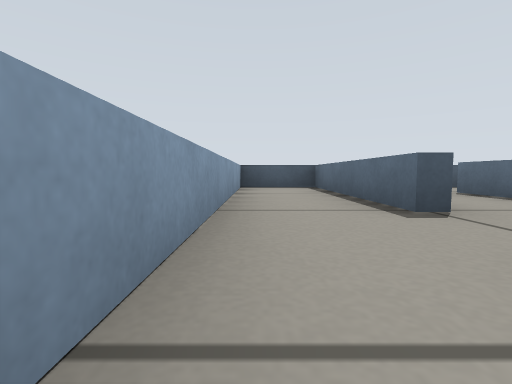
View 1 (above)

23 first-person views from a walk through a robot-simulator world made for Gazebo. The camera is 0.17 m above the floor, tilts 4° down and sees 85° across. The floor is counted in squares, 0.5 m on a side. Each view is taken from the middle of a square. On the plan, view 1 faces up. The plan holds only what a view shows up to about 9 squares ahead; the rest is blank.

View 2
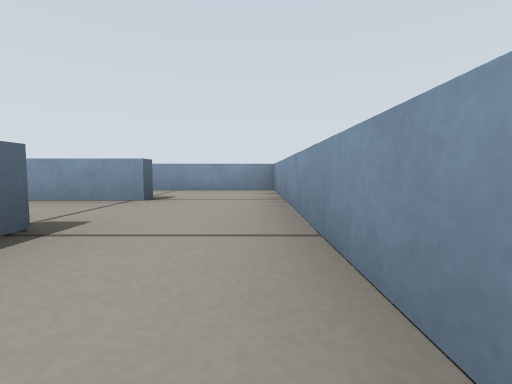

View 3
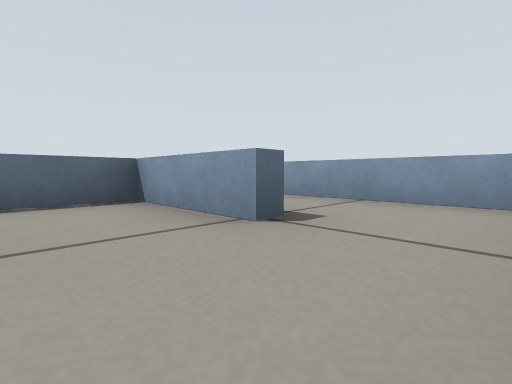

View 4
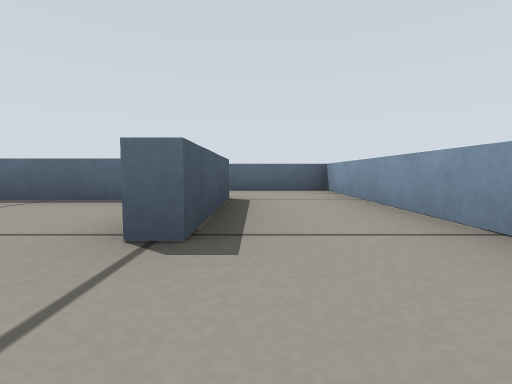

View 5
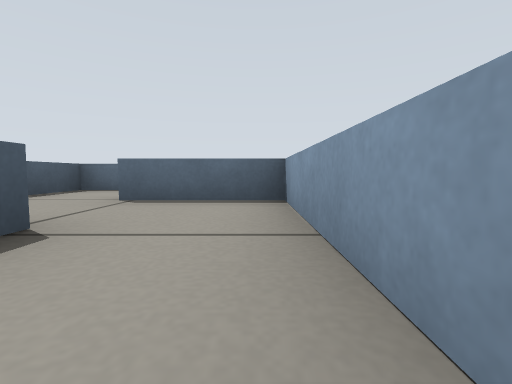

View 6
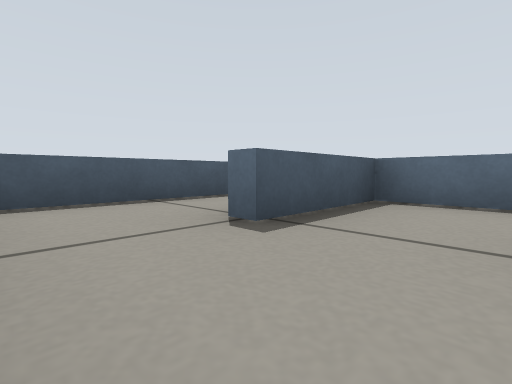

View 7
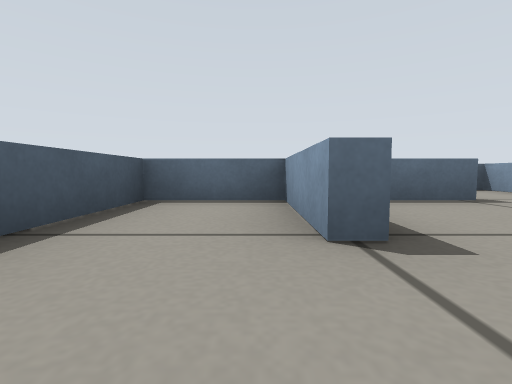

View 8
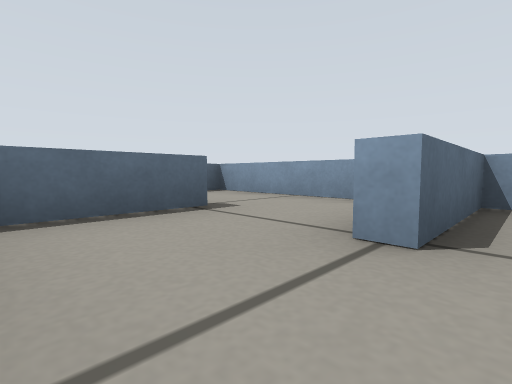

View 9
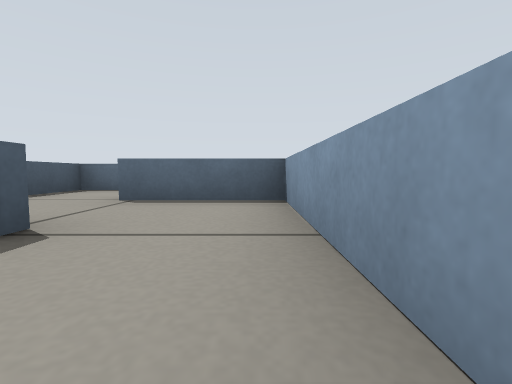

View 10
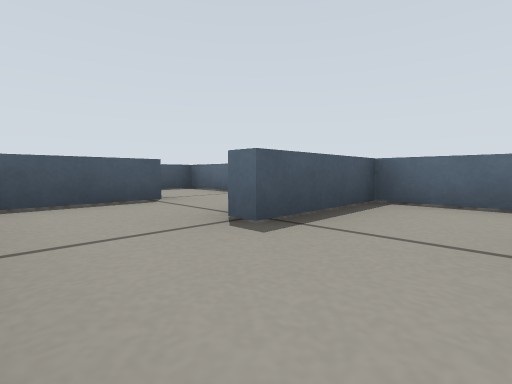

View 11
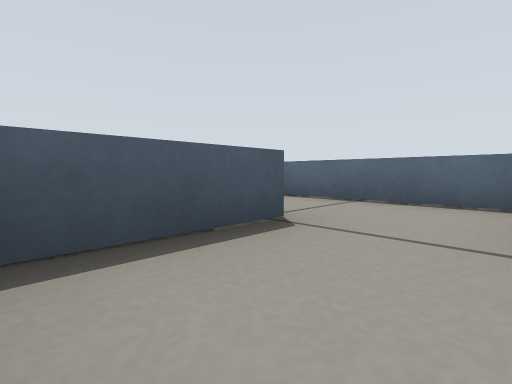

View 12
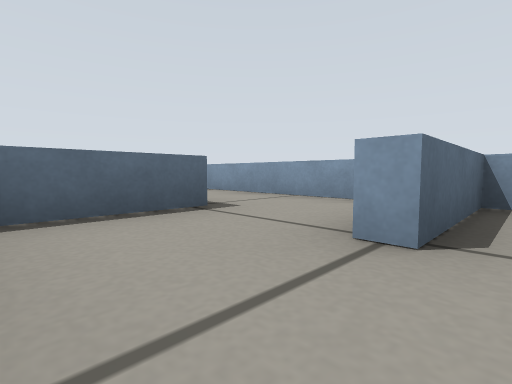

View 13
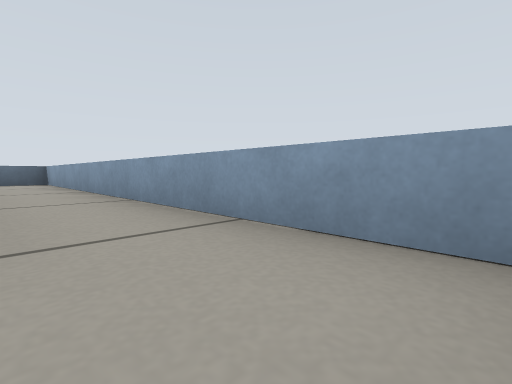

View 14
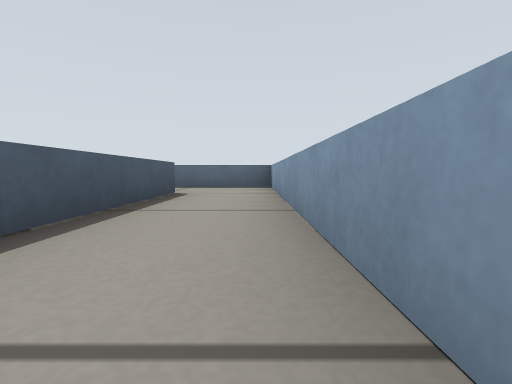

View 15
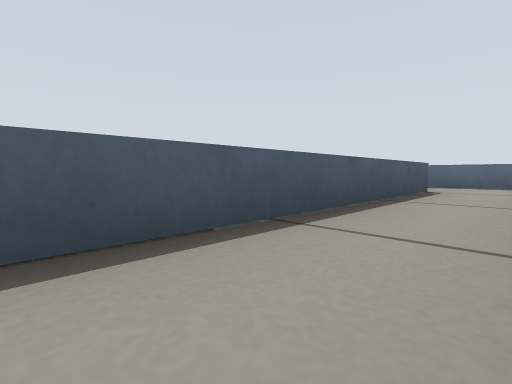

View 16
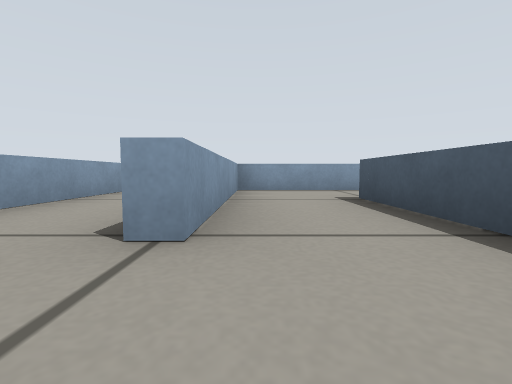

View 17
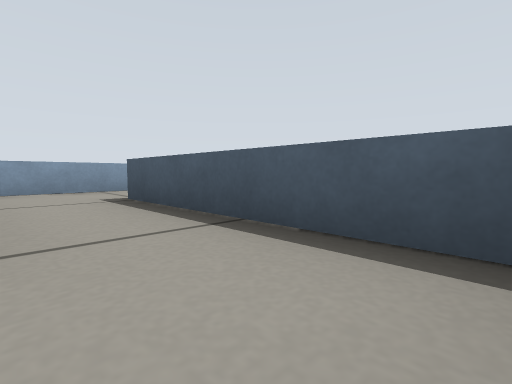

View 18
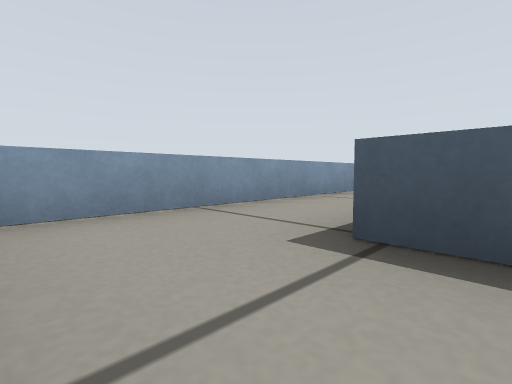

View 19
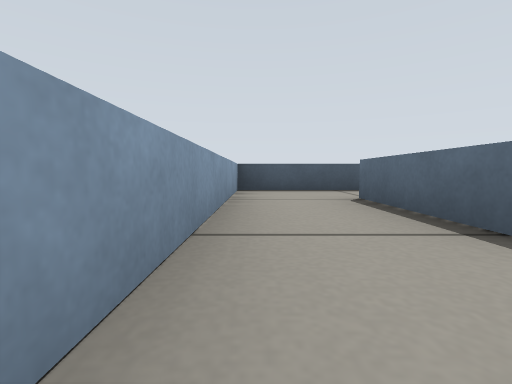

View 20
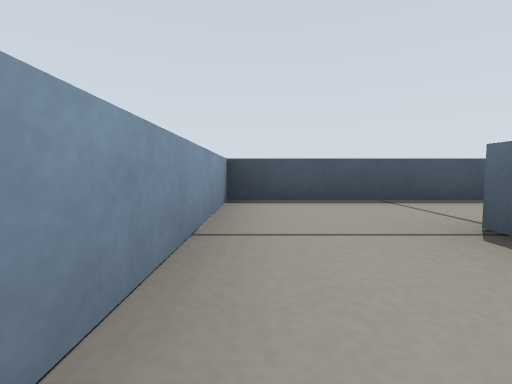

View 21
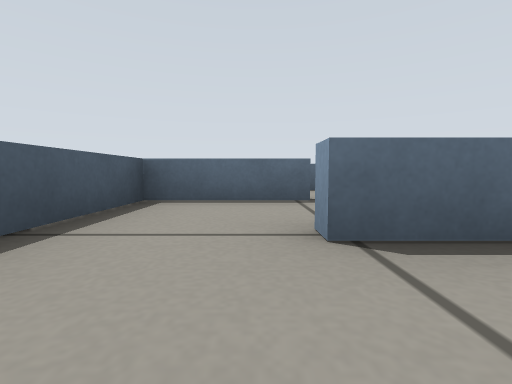

View 22
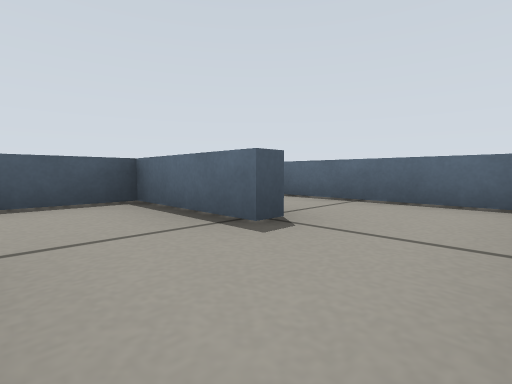

View 23
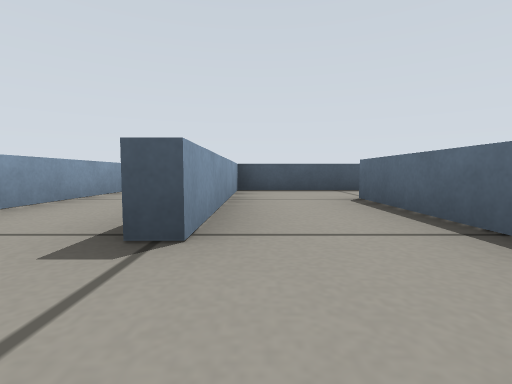

### Floor plan
Points are (right, up) in squares from view 1. A wall is a line through its corners. A room is listed if a view was taken in it or the views show most of it. See-through windows are left out.
Room 1 (views 1, 2, 3, 4, 5, 23)
walls: (3.7, 0.3) (1.4, 0.3) (1.4, 0.6) (3.4, 0.6) (3.4, 4.8); (1.7, 4.6) (1.7, 2.4) (1.4, 2.4) (1.4, 6.3) (-0.3, 6.3) (-0.3, -1.4) (3.6, -1.4)
ways out: opening at (2.5, -1) to room 8; opening at (2, 3.5)
Room 2 (views 6, 7, 8)
walls: (5.3, 0.6) (5.8, 0.6); (7.3, 0.2) (7.3, 2.4) (5.3, 2.4) (5.3, 2.6) (7.3, 2.6) (7.3, 4.3) (4.1, 4.3)
ways out: opening at (6, 1) to room 3; opening at (4, 0) to room 8
Room 3 (view 9)
walls: (6.3, -1.4) (9.3, -1.4) (9.3, 0.6)
ways out: opening at (6, 1) to room 2; opening at (8, 0) to room 4
Room 4 (views 10, 11, 12, 13)
walls: (9.3, 0.6) (9.8, 0.6); (9.7, 4.3) (8, 4.3); (11.4, 3.1) (11.4, 4.6); (11.4, 0.2) (11.4, 2.4) (9.3, 2.4) (9.3, 2.7)
ways out: opening at (8, 0) to room 3; opening at (10, 0) to room 5; opening at (10, 4)
Room 5 (views 14, 15)
walls: (17.7, 0.6) (17.7, 0.3) (12, 0.3); (10, -1.4) (19.4, -1.4) (19.4, 0.9)
ways out: opening at (10, 0) to room 4; opening at (18.5, 0) to room 6
Room 6 (views 16, 17, 18, 19, 20, 21)
walls: (19, 2.4) (15.4, 2.4) (15.4, 4.6); (15.4, 6.3) (13.7, 6.3) (13.7, 0.6) (17.7, 0.6)
ways out: opening at (18.5, 0) to room 5; opening at (15, 5) to room 7
Room 7 (view 22)
walls: (17.7, 4.3) (17.4, 4.3) (17.4, 6.3) (15.4, 6.3); (19.4, 3.1) (19.4, 5.8); (15.4, 4.6) (15.8, 4.6)
ways out: opening at (15, 5) to room 6; opening at (18.5, 5.5)
Room 8 (no view inside)
walls: (3.6, -1.4) (5.3, -1.4) (5.3, 0.6)
ways out: opening at (2.5, -1) to room 1; opening at (4, 0) to room 2

Where each view was taken, in squares from view 1:
view 1: 0 up, 0 right, facing up
view 2: 4 up, 0 right, facing down
view 3: 2 up, 0 right, facing down-right
view 4: 0 up, 0 right, facing right
view 5: 1 down, 2 right, facing right
view 6: 1 up, 4 right, facing up-right
view 7: 3 up, 4 right, facing right
view 8: 2 up, 5 right, facing down-right
view 9: 1 down, 6 right, facing right
view 10: 1 up, 8 right, facing up-right
view 11: 3 up, 8 right, facing up-right
view 12: 2 up, 9 right, facing down-right
view 13: 0 up, 10 right, facing down-right
view 14: 1 down, 13 right, facing right
view 15: 1 down, 12 right, facing up-right
view 16: 1 up, 19 right, facing left
view 17: 1 up, 19 right, facing up-left
view 18: 1 up, 16 right, facing up-left
view 19: 1 up, 14 right, facing up
view 20: 3 up, 14 right, facing up
view 21: 5 up, 14 right, facing right
view 22: 3 up, 16 right, facing up-right
view 23: 1 up, 2 right, facing up
